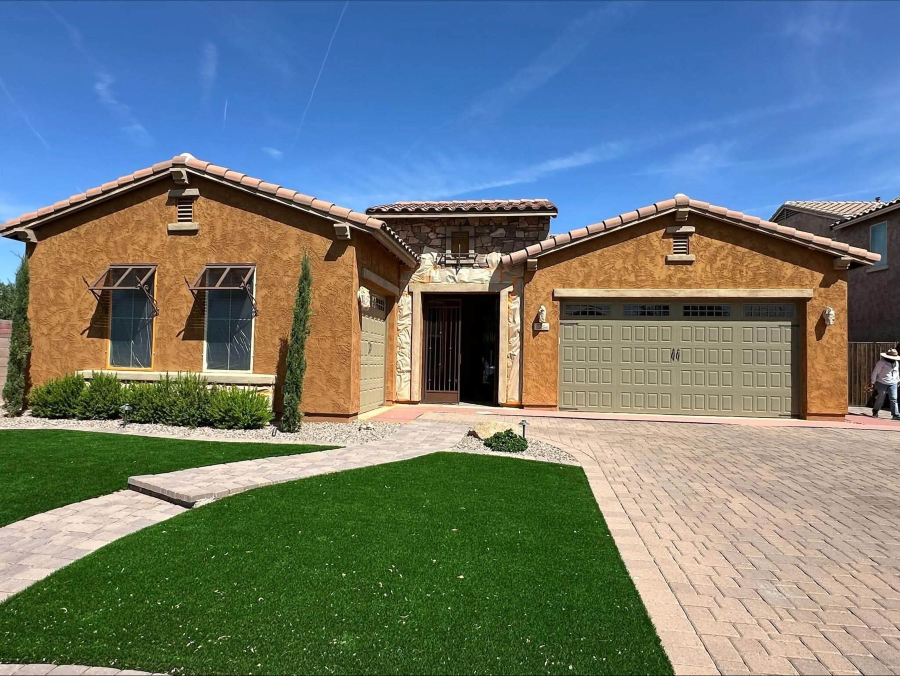
#> input picture clients/jbs-pro-painters/web-img/home-before.jpg, 1800 x 1351 px, found by its file name (shown at 1/2 size); its folder holds 4 pictures in this run
$ python images.py
#> lines starting #> are read from the running program, lines starting #| are printed output that depends on the picture
#!/usr/bin/env python3
"""Resizes the photo pool (../sites-v2/_pool, built by ../build-v2.py) into v3/img and writes img/index.js re-exports."""
import os, re
from PIL import Image
POOL = '../sites-v2/_pool'
NAMES = ('home-before home-after kitchen-before kitchen-after tl-before tl-after door-before door-after bath-before bath-after '
 'stripe-before stripe-after gdoor-before gdoor-after garage-before garage-after two-before two-after tone-before tone-after '
 'wh-b1 wh-b2 wh-b3 wh-b4 wh-a1 wh-a2 wh-a3 wh-a4 wh-rail wh-stairs char-stairs char-fire char-door char-french char-kitchen '
 'cream-room navy-island navy-corner navy-wide tl-patio tl-door tl-front owner lion-process').split()
def save(src, dst, edge, q):
#> called with src = '../sites-v2/_pool/home-before.jpg', dst = 'img/home-before.jpg', edge = 1100, q = 66
    im = Image.open(src).convert('RGB'); im.thumbnail((edge, edge), Image.LANCZOS)
#> in save, im is the input picture: PIL image 1800x1351 RGB; mean R, G, B 109.7, 121.6, 119
#> after `im.thumbnail((edge, edge), Image.LANCZOS)`:
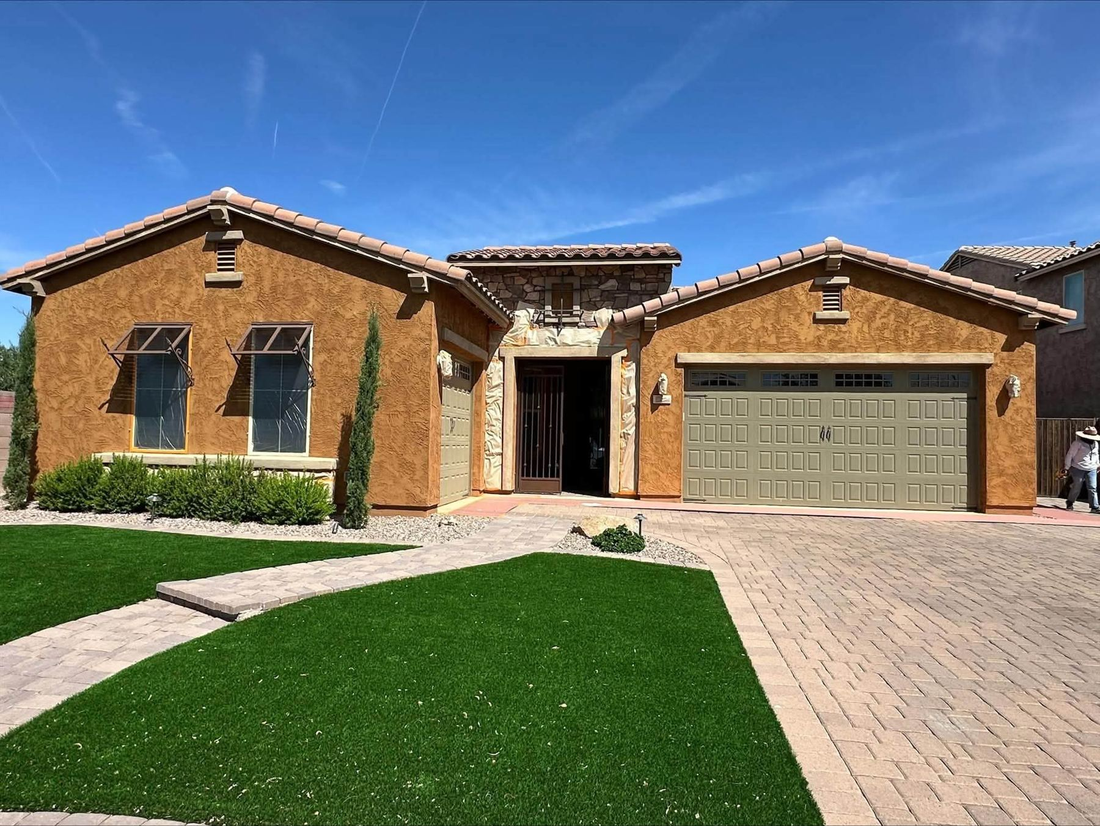
#> im: PIL image 1100x826 RGB; mean R, G, B 109.7, 121.7, 119
    im.save(dst, 'JPEG', quality=q, optimize=True, progressive=True)
os.makedirs('img', exist_ok=True)
lines = []
camel = lambda n: re.sub(r'-(\w)', lambda m: m.group(1).upper(), n)
for n in NAMES:
    src = f'{POOL}/{n}.jpg' if os.path.exists(f'{POOL}/{n}.jpg') else f'../web-img/{n}.jpg'
    save(src, f'img/{n}.jpg', 1100, 66); save(src, f'img/{n}-sm.jpg', 520, 60)
#> (the run stopped early here; a loop or call above may not have finished)
